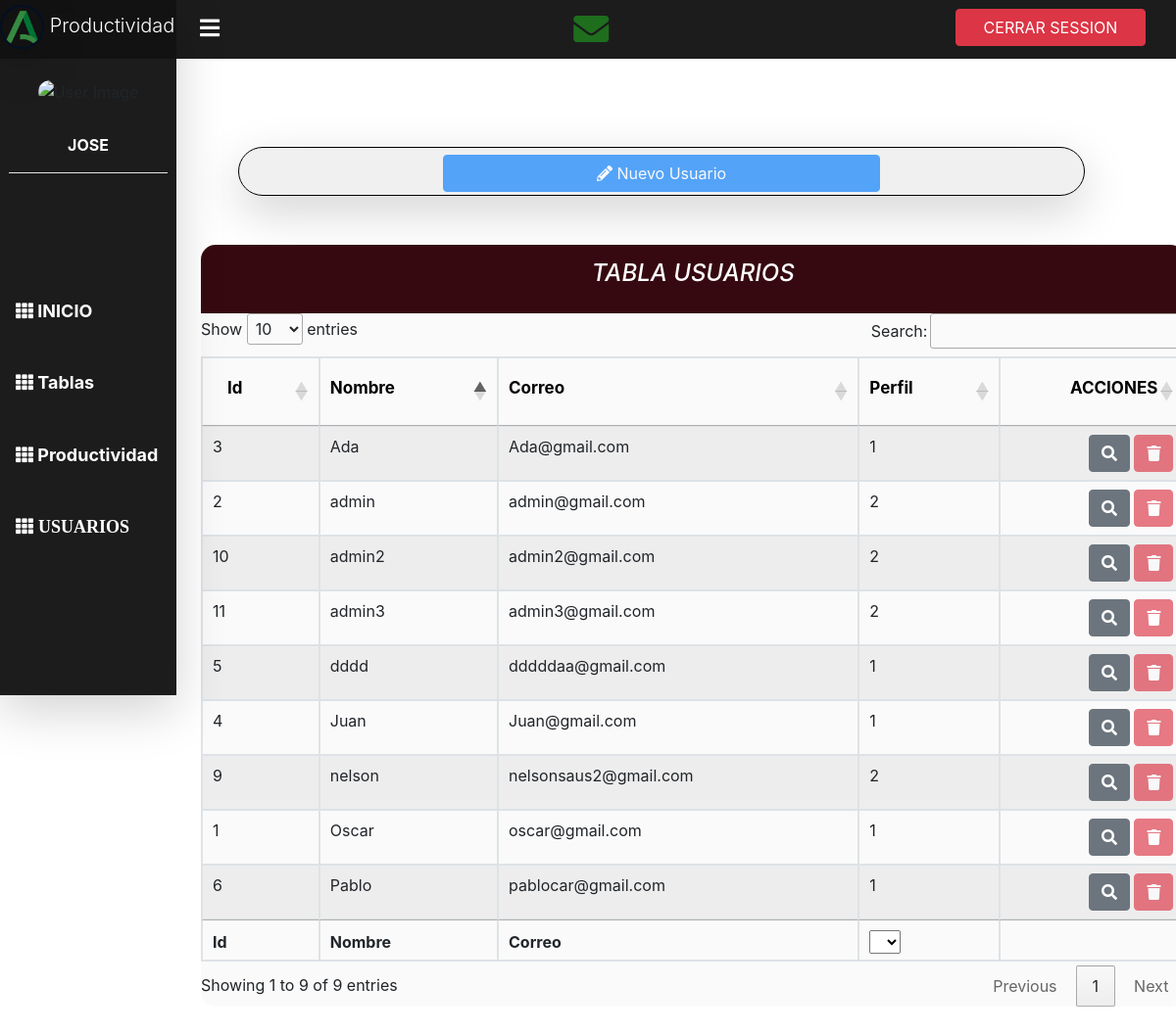
/index.php?controller=usuarios&action=index (signed in), run on the app's committed database.
### tables this page shows
CREATE TABLE `usuarios` (
  `id` int(11) NOT NULL,
  `nombre` varchar(30) NOT NULL,
  `correo` varchar(100) NOT NULL,
  `password` varchar(100) NOT NULL,
  `perfil` int(11) NOT NULL,
  `imagen` varchar(100) DEFAULT 'view/imagenes/profile-icon.png',
  `descripcion` varchar(400) DEFAULT 'Ninguna descripción todavía...'
);

### controller/ControladorBase.php (called while the page is built, shortened)
<?php
class ControladorBase{
    public function __construct() {
	require_once 'model/EntidadBase.php';
    }
    public function cargarVista($vista,$datos){
        require_once 'view/AyudaVistas.php';
        $helper=new AyudaVistas();
        require_once 'view/'.$vista.'View.php';
    }
}
?>

### controller/UsuariosController.php (called while the page is built, shortened)
<?php
class UsuariosController extends ControladorBase{
    public function index(){
        $usuarios = new Usuarios();
        $conversaciones = new Conversaciones();
        $totalmensajes = $conversaciones->NoLeidos($_SESSION["id"]);
        $page=1;
        $todos = $usuarios->getAll("nombre", "ASC", 100, -1);
	  if(isset($_REQUEST["volvercontroller"]) && !isset($_REQUEST["volverclave"])) {
				$volver=array("controller" => $_REQUEST["volvercontroller"],
							"action" => $_REQUEST["volveraction"]
							);
	    }else if (isset($_REQUEST["volvercontroller"]) && isset($_REQUEST["volverclave"])) {
					$volver=array("controller" => $_REQUEST["volvercontroller"],
								"action" => $_REQUEST["volveraction"],
								"clave" => $_REQUEST["volverclave"],
								"valor" => $_REQUEST["volvervalor"]
								);
	    }else {
            $volver=array("controller" => "usuarios",
                            "action" => "index",
                           );
	    }
        $this->cargarVista("usuarios/index", array(
            "page"=>$page,
            "volver"=>$volver,
            "todos" => $todos,
            "pagelimit"=>$usuarios->pagelimit,
            "totalmensajes" => $totalmensajes
        ));
    }
}
?>

### model/Usuarios.php (called while the page is built, shortened)
<?php
class Usuarios extends EntidadBase{
    public function __construct()
    {
        $this->table = "usuarios";
        $this->model = "Usuarios";
    }
}

### model/EntidadBase.php (called while the page is built, shortened)
<?php
class EntidadBase{
    private $table;
    private $model;
    public function __construct($table,$model) {
        $this->table=(string) $table;
        $this->model=(string) $model;
    }
    public function db(){
        global $dbh;
	if( isset($dbh) ) {
        	return $dbh;
    	} else {
        	$this->conectar=new Conectar();
        	$dbh=$this->conectar->conexion();
        	return $dbh;
	}
    }
    public function getAll($ordercol="id", $order="DESC", $limit=20, $primfila=null,$filter=null){
	$bindparams=null;
	$query="SELECT * FROM $this->table ORDER BY $ordercol $order";
	$stmt = $this->db()->prepare($query);
	$stmt->execute($bindparams);
        $resultSet=$stmt->fetchAll(PDO::FETCH_CLASS, $this->model);
	return $resultSet;
    }
}
?>

### view/AyudaVistas.php (called while the page is built, shortened)
<?php
class AyudaVistas{
    public function url($controlador=CONTROLADOR_DEFECTO,$accion=ACCION_DEFECTO,$clave="id",$valor=null){
	$urlString="index.php?controller=".$controlador."&action=".$accion;
        return $urlString;
    }
}
?>

### view/usuarios/indexView.php (the view, shortened to what this page needs)
<!DOCTYPE html>
<html lang="en">
<html>
   <head>
        <link rel="stylesheet" href="view/plugins/fontawesome-free/css/all.min.css">
        <link rel="stylesheet" href="https://stackpath.bootstrapcdn.com/bootstrap/4.1.3/css/bootstrap.min.css">
        <link rel="stylesheet" type="text/css" href="https://cdn.datatables.net/1.10.22/css/jquery.dataTables.min.css">
   </head>
</head>
<body>
    <?php require_once 'view/comun/leftnavbar.php'; ?>
    <?php require_once 'view/comun/sidebar.php'; ?>
    <div id="contenedortodo" class="row" style="width:90%; float:right;">
        <div id="selectcontenedor" style="height:50px; border:1px solid black; background-color: #f0f0f0; width:80%; margin:auto; margin-top:150px; border-radius:30px;" class="shadow-lg">
            <div class="row">
                <?php if($_SESSION["perfil"] == 2){ ?>
                    <button type="button" style="margin:auto; margin-top:7px; width:50%;" class="btn btn-primary" data-toggle="modal" data-target="#crear-usuario"><i class="fas fa-pencil-alt"></i> Nuevo Usuario</button>
                <?php }else{ ?>
                    <button type="button" style="margin:auto; margin-top:7px; width:50%;" class="btn btn-primary disabled" disabled data-toggle="modal" data-target="#crear-usuario"><i class="fas fa-pencil-alt"></i> Nuevo Usuario</button>
                <?php } ?>
            </div>
        </div>
        <div id="tablacontenedor" class="table-responsive" style="background-color: #fafafa; width:93%; margin:auto; margin-top:50px; margin-bottom:80px; border-radius:15px; margin-left:70px;" class="shadow-lg">
          <table id="usuarios" class="table table-bordered table-hover table-striped" data-page-size="50">
                <div style="height:70px; width:100%; background-color:#360910;" class="text-center">
                  <h4 style="color:white; font-style:italic; padding:15px;">TABLA USUARIOS</h4>
                </div>
                <thead style="padding:0;height:40px; width:100%;">
                        <tr style="height:70px;font-size:17px;color:black;">
                            <th scope="col" style="padding-bottom:25px; padding-left:25px">Id</th>
                            <th scope="col" style="padding-bottom:25px;">Nombre</th>
                            <th scope="col" style="padding-bottom:25px;">Correo</th>
                            <th scope="col" style="padding-bottom:25px;">Perfil</th>
                            <th scope="col" style="padding-bottom:25px;" class="text-right" data-sort-ignore="true" width="150">ACCIONES</th>
                        </tr>
                    </thead>
                    <tbody>
                    <?php
                                foreach($todos as $user) {  ?>
                                    <tr>
                                        <td><?php echo ($user->id)?>  </td>
                                        <td><?php echo ($user->nombre); ?> </td>
                                        <td><?php echo ($user->correo); ?> </td>
                                        <td><?php echo ($user->perfil); ?> </td>
                                        <td class="text-right">
                                            <a href="<?php echo $helper->url("usuarios","visualizar"); ?>&id=<?php echo $user->id; ?>&fromindex"  class="btn  btn-secondary btn-xs"><i class="fa fa-search"></i> </a>
                                            <?php if($_SESSION["perfil"] == 2){ ?>
                                                <button type="button" class="btn btn-danger btn-xs" data-toggle="modal" data-href="<?php echo $helper->url("usuarios","borrar"); ?>&id=<?php echo $user->id; ?>" data-target="#borrar-confirm" ><i class="fas fa-trash"></i></button>
                                            <?php }else{ ?>
                                                <button type="button" class="btn btn-danger btn-xs disabled" disabled data-toggle="modal" data-href="<?php echo $helper->url("usuarios","borrar"); ?>&id=<?php echo $user->id; ?>" data-target="#borrar-confirm" ><i class="fas fa-trash"></i></button>
                                            <?php } ?>
                                        </td>
                                    </tr>
                                <?php } ?>
                  </tbody>
      			<tfoot>
                  <tr>
                    <th>Id</th>
                    <th>Nombre</th>
                    <th>Correo</th>
                    <th>Perfil</th>
                    <th class="text-right" data-sort-ignore="true"></th>
                  </tr>
                  </tfoot>
                </table>
        </div>
    </div>
</body>
</html>

### view/usuarios/indexView.php (style rules this page uses)
* { box-sizing: border-box; }
@media only screen and (min-width: 1161px) { #selectcontenedor { height:200px; } }

### data on the page
usuarios: id "3", nombre "Ada", correo "Ada@gmail.com", perfil "1"
usuarios: id "2", nombre "admin", correo "admin@gmail.com", perfil "2"
usuarios: id "10", nombre "admin2", correo "admin2@gmail.com", perfil "2"
usuarios: id "11", nombre "admin3", correo "admin3@gmail.com", perfil "2"
usuarios: id "5", nombre "dddd", correo "dddddaa@gmail.com", perfil "1"
usuarios: id "4", nombre "Juan", correo "Juan@gmail.com", perfil "1"
usuarios: id "9", nombre "nelson", correo "nelsonsaus2@gmail.com", perfil "2"
usuarios: id "1", nombre "Oscar", correo "oscar@gmail.com", perfil "1"
usuarios: id "6", nombre "Pablo", correo "pablocar@gmail.com", perfil "1"

### other printed values
$_SESSION["nombre"] "JOSE"
